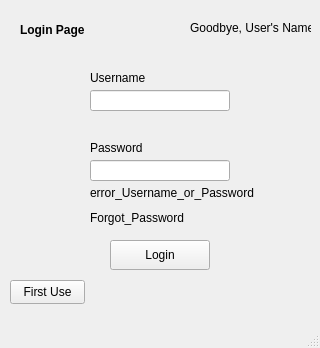
<?xml version="1.0" encoding="UTF-8"?>
<ui version="4.0">
 <class>MainWindow</class>
 <widget class="QMainWindow" name="MainWindow">
  <property name="geometry">
   <rect>
    <x>0</x>
    <y>0</y>
    <width>320</width>
    <height>348</height>
   </rect>
  </property>
  <property name="windowTitle">
   <string>Login Page</string>
  </property>
  <widget class="QWidget" name="centralwidget">
   <widget class="QLabel" name="label_LoginPage">
    <property name="geometry">
     <rect>
      <x>20</x>
      <y>20</y>
      <width>71</width>
      <height>20</height>
     </rect>
    </property>
    <property name="font">
     <font>
      <pointsize>9</pointsize>
      <bold>true</bold>
     </font>
    </property>
    <property name="text">
     <string>Login Page</string>
    </property>
   </widget>
   <widget class="QLabel" name="label_Username">
    <property name="geometry">
     <rect>
      <x>90</x>
      <y>70</y>
      <width>100</width>
      <height>16</height>
     </rect>
    </property>
    <property name="text">
     <string>Username</string>
    </property>
   </widget>
   <widget class="QLabel" name="label_Password">
    <property name="geometry">
     <rect>
      <x>90</x>
      <y>140</y>
      <width>100</width>
      <height>16</height>
     </rect>
    </property>
    <property name="text">
     <string>Password</string>
    </property>
   </widget>
   <widget class="QLabel" name="error_Username_or_Password">
    <property name="geometry">
     <rect>
      <x>90</x>
      <y>185</y>
      <width>200</width>
      <height>16</height>
     </rect>
    </property>
    <property name="text">
     <string>error_Username_or_Password</string>
    </property>
   </widget>
   <widget class="QLineEdit" name="lineEdit_Username">
    <property name="geometry">
     <rect>
      <x>90</x>
      <y>90</y>
      <width>140</width>
      <height>21</height>
     </rect>
    </property>
   </widget>
   <widget class="QLineEdit" name="lineEdit_Password">
    <property name="geometry">
     <rect>
      <x>90</x>
      <y>160</y>
      <width>140</width>
      <height>21</height>
     </rect>
    </property>
   </widget>
   <widget class="QPushButton" name="LoginButton">
    <property name="geometry">
     <rect>
      <x>110</x>
      <y>240</y>
      <width>100</width>
      <height>30</height>
     </rect>
    </property>
    <property name="cursor">
     <cursorShape>OpenHandCursor</cursorShape>
    </property>
    <property name="text">
     <string>Login</string>
    </property>
   </widget>
   <widget class="QPushButton" name="FirstUseButton">
    <property name="geometry">
     <rect>
      <x>10</x>
      <y>280</y>
      <width>75</width>
      <height>24</height>
     </rect>
    </property>
    <property name="cursor">
     <cursorShape>OpenHandCursor</cursorShape>
    </property>
    <property name="text">
     <string>First Use</string>
    </property>
   </widget>
   <widget class="QLabel" name="label_goodbye_user">
    <property name="geometry">
     <rect>
      <x>190</x>
      <y>20</y>
      <width>121</width>
      <height>16</height>
     </rect>
    </property>
    <property name="text">
     <string>Goodbye, User's Name</string>
    </property>
   </widget>
   <widget class="QLabel" name="label_Forgot_Password">
    <property name="geometry">
     <rect>
      <x>90</x>
      <y>210</y>
      <width>141</width>
      <height>16</height>
     </rect>
    </property>
    <property name="text">
     <string>Forgot_Password</string>
    </property>
   </widget>
  </widget>
  <widget class="QMenuBar" name="menubar">
   <property name="geometry">
    <rect>
     <x>0</x>
     <y>0</y>
     <width>320</width>
     <height>22</height>
    </rect>
   </property>
  </widget>
  <widget class="QStatusBar" name="statusbar"/>
 </widget>
 <tabstops>
  <tabstop>lineEdit_Username</tabstop>
  <tabstop>lineEdit_Password</tabstop>
  <tabstop>LoginButton</tabstop>
  <tabstop>FirstUseButton</tabstop>
 </tabstops>
 <resources/>
 <connections/>
</ui>
